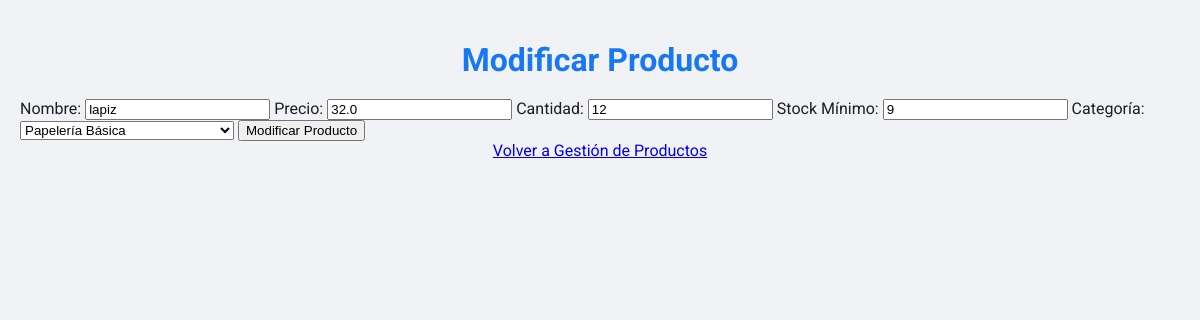
The app's page /producto/modificar/2 (signed in), older data.
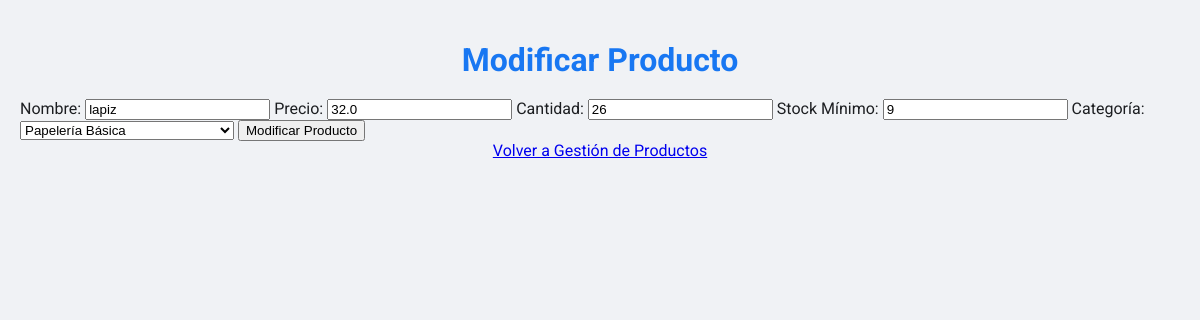
The same page, newer data.
### tables this page shows
CREATE TABLE productos (
    id INTEGER PRIMARY KEY AUTOINCREMENT,
    nombre TEXT NOT NULL,
    precio REAL NOT NULL,
    cantidad INTEGER NOT NULL,
    stock_minimo INTEGER NOT NULL,
    categoria_id INTEGER,
    FOREIGN KEY (categoria_id) REFERENCES categorias(id)
);

CREATE TABLE categorias (
    id INTEGER PRIMARY KEY,
    nombre TEXT NOT NULL,
    descripcion TEXT
);

### app.py (the view, shortened to what this page needs)
@app.route('/producto/modificar/<int:id>', methods=['GET', 'POST'])
def modificar_producto(id):
    if 'user_id' not in session:
        return redirect(url_for('login'))
    with db_lock:
        conn = get_db_connection()
        producto = conn.execute('SELECT * FROM productos WHERE id = ?', (id,)).fetchone()
        categorias = conn.execute('SELECT * FROM categorias').fetchall()
        conn.close()
    return render_template('modificar_producto.html', producto=producto, categorias=categorias)

### app.py (called while the page is built)
def get_db_connection():
    conn = sqlite3.connect('paleteria.db', timeout=30)  # Incrementar timeout a 30 segundos
    conn.row_factory = sqlite3.Row
    return conn

### templates/modificar_producto.html (shortened to what this page needs)
<!DOCTYPE html>
<html>
<head>
</head>
<body>
    <h1>Modificar Producto</h1>
    <form method="POST" action="{{ url_for('modificar_producto', id=producto.id) }}">
        <label for="nombre">Nombre:</label>
        <input type="text" id="nombre" name="nombre" value="{{ producto['nombre'] }}" required>
        <label for="precio">Precio:</label>
        <input type="text" id="precio" name="precio" value="{{ producto['precio'] }}" required>
        <label for="cantidad">Cantidad:</label>
        <input type="text" id="cantidad" name="cantidad" value="{{ producto['cantidad'] }}" required>
        <label for="stock_minimo">Stock Mínimo:</label>
        <input type="text" id="stock_minimo" name="stock_minimo" value="{{ producto['stock_minimo'] }}" required>
        <label for="categoria_id">Categoría:</label>
        <select id="categoria_id" name="categoria_id" required>
            {% for categoria in categorias %}
                <option value="{{ categoria['id'] }}" {% if categoria['id'] == producto['categoria_id'] %}selected{% endif %}>{{ categoria['nombre'] }}</option>
            {% endfor %}
        </select>
        <button type="submit">Modificar Producto</button>
    </form>
    <a href="{{ url_for('productos') }}">Volver a Gestión de Productos</a>
    </body>
</html>

Row changes from the older to the newer data that the page shows:
changed productos "lapiz": cantidad "12" → "26"
